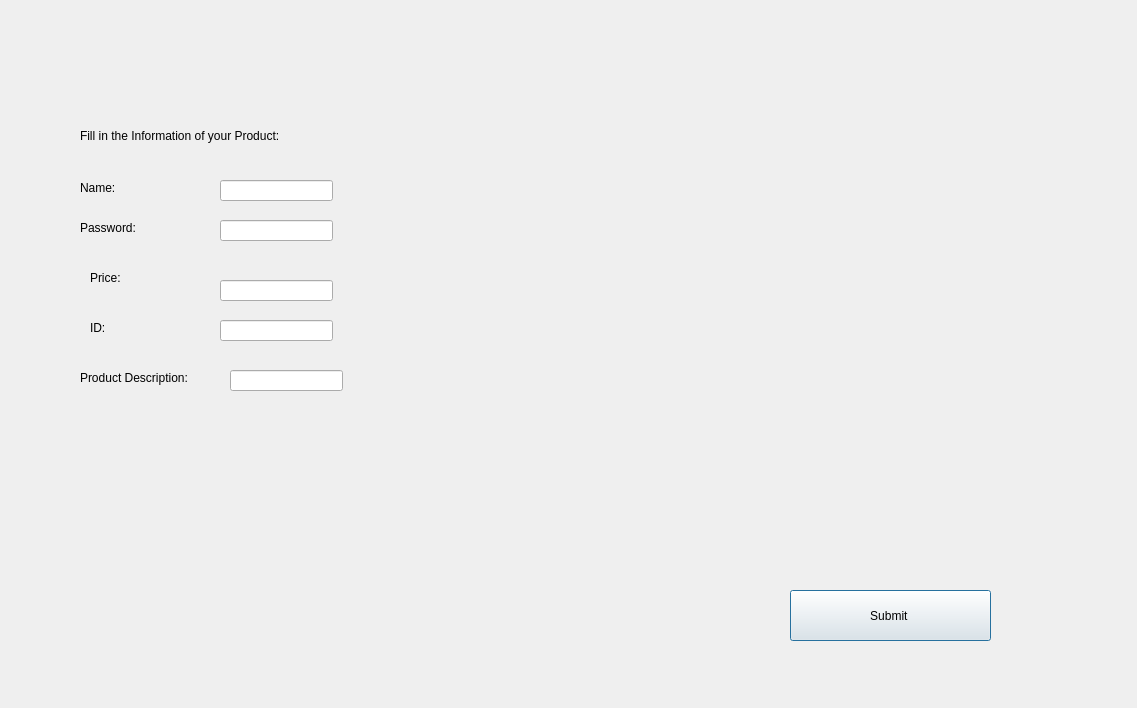
<?xml version="1.0" encoding="UTF-8"?>
<ui version="4.0">
 <class>FillInfo_Seller</class>
 <widget class="QDialog" name="FillInfo_Seller">
  <property name="geometry">
   <rect>
    <x>0</x>
    <y>0</y>
    <width>1137</width>
    <height>708</height>
   </rect>
  </property>
  <property name="windowTitle">
   <string>Dialog</string>
  </property>
  <widget class="QLabel" name="label">
   <property name="geometry">
    <rect>
     <x>80</x>
     <y>110</y>
     <width>241</width>
     <height>51</height>
    </rect>
   </property>
   <property name="text">
    <string>Fill in the Information of your Product:</string>
   </property>
  </widget>
  <widget class="QLabel" name="label_productnameseller">
   <property name="geometry">
    <rect>
     <x>80</x>
     <y>180</y>
     <width>58</width>
     <height>16</height>
    </rect>
   </property>
   <property name="text">
    <string>Name:</string>
   </property>
  </widget>
  <widget class="QLabel" name="label_productprice">
   <property name="geometry">
    <rect>
     <x>90</x>
     <y>270</y>
     <width>58</width>
     <height>16</height>
    </rect>
   </property>
   <property name="text">
    <string>Price:</string>
   </property>
  </widget>
  <widget class="QLabel" name="label_productid">
   <property name="geometry">
    <rect>
     <x>90</x>
     <y>320</y>
     <width>58</width>
     <height>16</height>
    </rect>
   </property>
   <property name="text">
    <string>ID:</string>
   </property>
  </widget>
  <widget class="QLabel" name="label_productdescription">
   <property name="geometry">
    <rect>
     <x>80</x>
     <y>370</y>
     <width>131</width>
     <height>16</height>
    </rect>
   </property>
   <property name="text">
    <string>Product Description:</string>
   </property>
  </widget>
  <widget class="QLabel" name="label_6">
   <property name="geometry">
    <rect>
     <x>90</x>
     <y>420</y>
     <width>261</width>
     <height>151</height>
    </rect>
   </property>
   <property name="text">
    <string/>
   </property>
  </widget>
  <widget class="QLineEdit" name="lineEdit_nameseller">
   <property name="geometry">
    <rect>
     <x>220</x>
     <y>180</y>
     <width>113</width>
     <height>21</height>
    </rect>
   </property>
  </widget>
  <widget class="QLineEdit" name="lineEdit_priceseller">
   <property name="geometry">
    <rect>
     <x>220</x>
     <y>280</y>
     <width>113</width>
     <height>21</height>
    </rect>
   </property>
  </widget>
  <widget class="QLineEdit" name="lineEdit_idseller">
   <property name="geometry">
    <rect>
     <x>220</x>
     <y>320</y>
     <width>113</width>
     <height>21</height>
    </rect>
   </property>
  </widget>
  <widget class="QLineEdit" name="lineEdit_descriptionseller">
   <property name="geometry">
    <rect>
     <x>230</x>
     <y>370</y>
     <width>113</width>
     <height>21</height>
    </rect>
   </property>
  </widget>
  <widget class="QPushButton" name="pushButton_submit">
   <property name="geometry">
    <rect>
     <x>790</x>
     <y>590</y>
     <width>201</width>
     <height>51</height>
    </rect>
   </property>
   <property name="text">
    <string>Submit </string>
   </property>
  </widget>
  <widget class="QLabel" name="label_passproductseller">
   <property name="geometry">
    <rect>
     <x>80</x>
     <y>220</y>
     <width>58</width>
     <height>16</height>
    </rect>
   </property>
   <property name="text">
    <string>Password:</string>
   </property>
  </widget>
  <widget class="QLineEdit" name="lineEdit_passproductseller">
   <property name="geometry">
    <rect>
     <x>220</x>
     <y>220</y>
     <width>113</width>
     <height>21</height>
    </rect>
   </property>
  </widget>
 </widget>
 <resources/>
 <connections/>
</ui>
